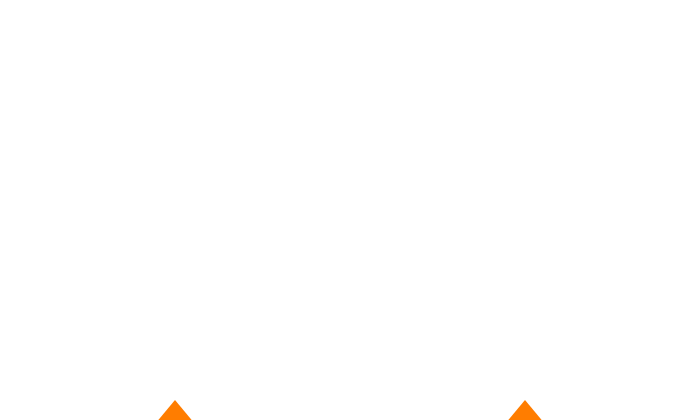
Frame 1 (no input)
Frame 60 (no input): identical to frame 1, image omitted
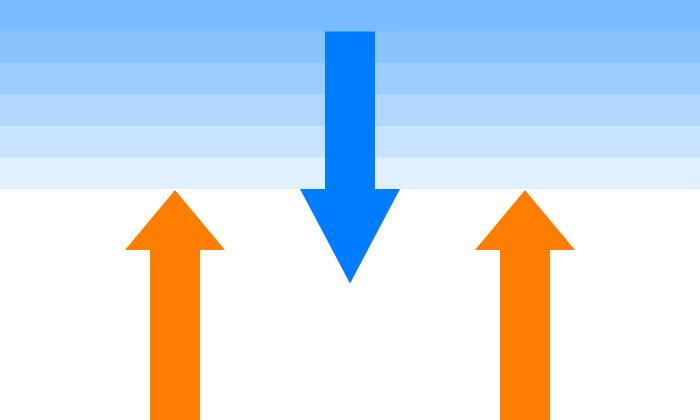
Frame 120 (the mouse pressed at the canvas centre since frame 60)

The p5.js sketch that drew these frames (run headless with seeded random() and noise() and a simulated clock; from frame 60 on, the mouse is pressed at the canvas centre):

// p5.js sketch
// ── sketch.js
function setup () {
  createCanvas(700,420);

}


function draw(){
  background(255);


  noStroke();
  fill(0, 125, 255);
  rect(325,30*mouseY*0.005, 50,185*mouseY*0.005);

  triangle(350, 270*mouseY*0.005, 300, 180*mouseY*0.005, 400,180*mouseY*0.005);
  fill(0, 125, 255, 30);
  rect(0,0, 1000,180*mouseY*0.005);
  rect(0,0, 1000,150*mouseY*0.005);
  rect(0,0, 1000,120*mouseY*0.005);
  rect(0,0, 1000,90*mouseY*0.005);
  rect(0,0, 1000,60*mouseY*0.005);
  rect(0,0, 1000,30*mouseY*0.005);

  fill(255, 125, 0);
  var yPosition = 400;
  var yPositionBottom = yPosition + 60;
  var yMousePosMult = -1;
  triangle(175, yPosition + mouseY * yMousePosMult,
           125, yPositionBottom + mouseY * yMousePosMult,
           225, yPositionBottom + mouseY * yMousePosMult);
  rect(150, yPositionBottom + mouseY * yMousePosMult, 50, yPositionBottom + mouseY * yMousePosMult + 400);

  triangle(525, yPosition + mouseY * yMousePosMult,
           475, yPositionBottom + mouseY * yMousePosMult,
           575, yPositionBottom + mouseY * yMousePosMult);
  rect(500, yPositionBottom + mouseY * yMousePosMult, 50, yPositionBottom + mouseY * yMousePosMult + 400);

  //rect(500,340*mouseY*0.005, 50,400*mouseY*0.005+420);
  fill(255, 125, 0, 30);
  rect(0,420, 1000,30*mouseY*-0.005);
  rect(0,420, 1000,60*mouseY*-0.005);
  rect(0,420, 1000,90*mouseY*-0.005);
  rect(0,420, 1000,120*mouseY*-0.005);
  rect(0,420, 1000,150*mouseY*-0.005);
  rect(0,420, 1000,180*mouseY*-0.005);


}
